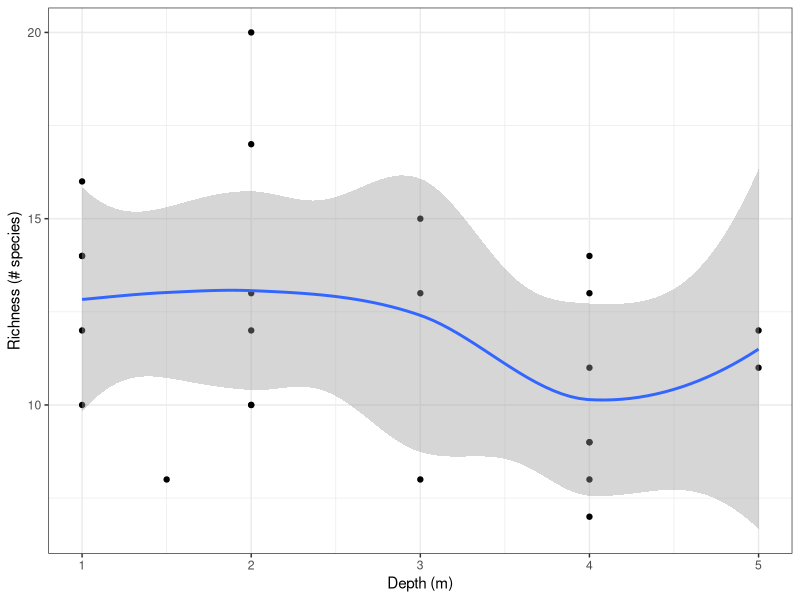
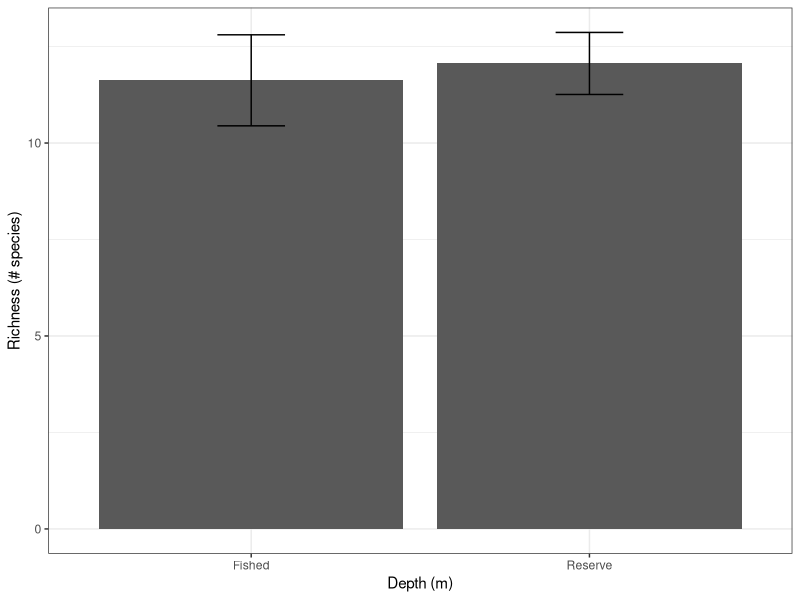

These figures' R source, in order: (Note: this script raises an error after producing the figures.)
# About ========================================================================

# Title: Linear modelling for Maria Island Data (KSM308)
# Date: March 2024
# Author: Freddie Heather

# Imports data
# Visualises data
# Fits generalised linear models
# Generates figures

# Important: 
# 1. Make sure you are working inside an R project
# 2. Make sure the datafiles "multivariate_analysis.R" and "predictor_table.csv" are within your project working directory

# Packages =====================================================================

# install.packages("tidyverse") # run this line of code if you haven't installed the tidyverse on your computer
library(tidyverse)

# Import =======================================================================

resp_vars <- read_csv("univariate_response_vars.csv") 
pred_vars <- read_csv("predictor_table.csv")

# Data checking ================================================================

resp_vars # has NA instead of zeros
pred_vars # has some blank columns

# Check to make sure the columns are of the right class (dbl or chr)

# Data wrangling ===============================================================

# mutate_at: replace SOME cols with NA values with zero
resp_vars_clean <- 
  resp_vars %>% 
  mutate_at(.vars = vars(`Acanthaluteres vittiger`:`Pictilabrus laticlavius`), 
            .funs = replace_na, 
            replace = 0) 

# mutate_all: replace ALL the NA values with zero
resp_vars_clean <- 
  resp_vars %>% 
  mutate_all(.funs = replace_na, replace = 0) 

pred_vars_clean <- 
  pred_vars %>% 
  discard(~all(is.na(.))) %>% # gets rid of those blank cols
  rename(Sample = sample) # to match the col-name in the other table

# joining the two datasets by the ID variable common to both ('Sample')
clean_data <- 
  resp_vars_clean %>% 
  left_join(pred_vars_clean, by = "Sample")

# Data visualisation ===========================================================

# Numerical vs numerical plot
clean_data %>% 
  ggplot() + 
  aes(
    x = Depth, 
    y = Richness
  ) +
  geom_point()  + 
  stat_smooth(se = TRUE) + # smoothed trend line? standard error?
  labs(
    x = "Depth (m)",
    y = "Richness (# species)"
  ) +
  theme_bw() # themes from https://ggplot2.tidyverse.org/reference/ggtheme.html

# Categorical vs numerical plot
clean_data %>% 
  summarise(richness_mean = mean(Richness, na.rm = TRUE), 
            richness_sd = sd(Richness, na.rm = TRUE), 
            n = n(),
            .by = MPA) %>% 
  mutate(richness_se = richness_sd/sqrt(n)) %>% 
  ggplot() + 
  aes(
    x = MPA, 
    y = richness_mean
  ) +
  geom_col() +
  geom_errorbar(aes(ymin = richness_mean - richness_se, 
                    ymax = richness_mean + richness_se), 
                width = 0.2) +
  labs(
    x = "Depth (m)",
    y = "Richness (# species)"
  ) +
  theme_bw() # themes from https://ggplot2.tidyverse.org/reference/ggtheme.html

# Reserve vs abundance
clean_data %>% 
  summarise(abundance_mean = mean(N, na.rm = TRUE), 
            abundance_sd = sd(N, na.rm = TRUE), 
            n = n(),
            .by = MPA) %>% 
  mutate(abundance_se = abundance_sd/sqrt(n),
         ci = abundance_se*qt((1-alpha)/2 + .5, n-1)) %>% 
  ggplot() + 
  aes(
    x = MPA, 
    y = abundance_mean
  ) +
  geom_col() +
  geom_errorbar(aes(ymin = abundance_mean - abundance_se, 
                    ymax = abundance_mean + abundance_se), 
                width = 0.2) +
  labs(
    x = "Depth (m)",
    y = "Abundance (# individuals)"
  ) +
  theme_bw() # themes from https://ggplot2.tidyverse.org/reference/ggtheme.html

# Reserve vs large fish abundance
clean_data %>% 
  summarise(abundance_mean = mean(`N>25`, na.rm = TRUE), 
            abundance_sd = sd(`N>25`, na.rm = TRUE), 
            n = n(),
            .by = MPA) %>% 
  mutate(abundance_se = abundance_sd/sqrt(n)) %>% 
  ggplot() + 
  aes(
    x = MPA, 
    y = abundance_mean
  ) +
  geom_col() +
  geom_errorbar(aes(ymin = abundance_mean - abundance_se, 
                    ymax = abundance_mean + abundance_se), 
                width = 0.2) +
  labs(
    x = "Depth (m)",
    y = "Large Fish Abundance (# individuals)"
  ) +
  theme_bw() # themes from https://ggplot2.tidyverse.org/reference/ggtheme.html

# Linear modelling =============================================================

glm1 <- 
  glm(formula = Richness ~ MPA, 
      data = clean_data, 
      family = "poisson") # poisson as predictor variable is count data

summary(glm1)
# t or Z value = Estimate divided by SE
# Higher Z value = low error for estimate value = low pval = high significance
# More information at: https://www.statology.org/interpret-glm-output-in-r/


# Say we wanted another variable in the model
glm2 <- 
  glm(formula = Richness ~ MPA + Depth, 
      data = clean_data, 
      family = "poisson") 

summary(glm2)

# Model for abundance
glm3 <- 
  glm(formula = N ~ MPA, 
      data = clean_data, 
      family = "poisson") # poisson as predictor variable is count data

summary(glm3)

# Good info on interpreting poisson model output
# https://stats.stackexchange.com/questions/11096/how-to-interpret-coefficients-in-a-poisson-regression

exp(5.61)
exp(5.61 + 1*-0.25056) # reserve = TRUE
exp(5.61 + 0*-0.25056) # reserve = FALSE


# Choosing the family
"poisson" # count data (e.g. number of species)
"gaussian" # normally distributed data
"binomial" # yes/no, true/false, 0/1 type data


# Numerical predictor
glm4 <- 
  glm(formula = N ~ Depth, 
      data = clean_data, 
      family = "poisson") # poisson as predictor variable is count data

summary(glm4)

# Figures ======================================================================

# Calculation of confidence itervals
# If normally distribution (guassian) its easy
# Otherwise a bit more complex
# https://stackoverflow.com/questions/40985366/prediction-of-poisson-regression

# Normal: CI = mean + 1.96*(sd/sqrt(n))
# Poission: CI = inverse_link_function(mean + 1.96*(sd/sqrt(n)))


# Categorical
glm3_inverse_func <- glm3$family$linkinv
mod_out <- 
  tibble(MPA = c("Reserve", "Fished")) %>% 
  mutate(pred_trans = predict(glm3, newdata = list(MPA = MPA), type = "link", se.fit=TRUE)$fit, 
         pred_se_trans = predict(glm3, newdata = list(MPA = MPA), type = "link", se.fit=TRUE)$se.fit, 
         pred = glm3_inverse_func(pred_trans), 
         lo = glm3_inverse_func(pred_trans - 1.96*pred_se_trans), 
         hi = glm3_inverse_func(pred_trans + 1.96*pred_se_trans))

clean_data %>% 
  summarise(abundance_mean = mean(N, na.rm = TRUE), 
            abundance_sd = sd(N, na.rm = TRUE), 
            n = n(),
            .by = MPA) %>%
  ggplot() + 
  aes(
    x = MPA, 
    y = abundance_mean
  ) +
  geom_col() +
  geom_errorbar(aes(y = pred, 
                    ymin = lo, 
                    ymax = hi), 
                data = mod_out, 
                width = 0.1) +
  labs(
    x = "Depth (m)",
    y = "Large Fish Abundance (# individuals)"
  ) +
  theme_bw()

# Good article on Error bars
# https://www.nature.com/articles/nmeth.2659


# Two numerical values
clean_data %>% 
  mutate(pred_n = exp(predict(glm4))) %>% 
  ggplot() + 
  aes(
    x = Depth, 
    y = N
  ) +
  geom_point()  + 
  geom_line(aes(y = pred_n), col = "red") +
  stat_smooth(se = TRUE) + # smoothed trend line? standard error?
  labs(
    x = "Visibility (m)",
    y = "Abundance (# individuals)"
  ) +
  theme_bw() # themes from https://ggplot2.tidyverse.org/reference/ggtheme.html

glm4_inverse_func <- glm4$family$linkinv

clean_data %>% 
  mutate(pred_trans = predict(glm4, newdata = clean_data, type = "link", se.fit=TRUE)$fit, 
         pred_se_trans = predict(glm4, newdata = clean_data, type = "link", se.fit=TRUE)$se.fit, 
         pred = glm4_inverse_func(pred_trans), 
         lo = glm4_inverse_func(pred_trans - 1.96*pred_se_trans), 
         hi = glm4_inverse_func(pred_trans + 1.96*pred_se_trans)) %>% 
  ggplot() + 
  aes(
    x = Depth, 
    y = N
  ) +
  geom_point()  + 
  geom_line(aes(y = pred), col = "red") +
  geom_line(aes(y = lo), col = "red", lty = 2) +
  geom_line(aes(y = hi), col = "red", lty = 2) +
  # stat_smooth(se = TRUE) + # smoothed trend line? standard error?
  labs(
    x = "Depth (m)",
    y = "Abundance (# individuals)"
  ) +
  theme_bw() 

